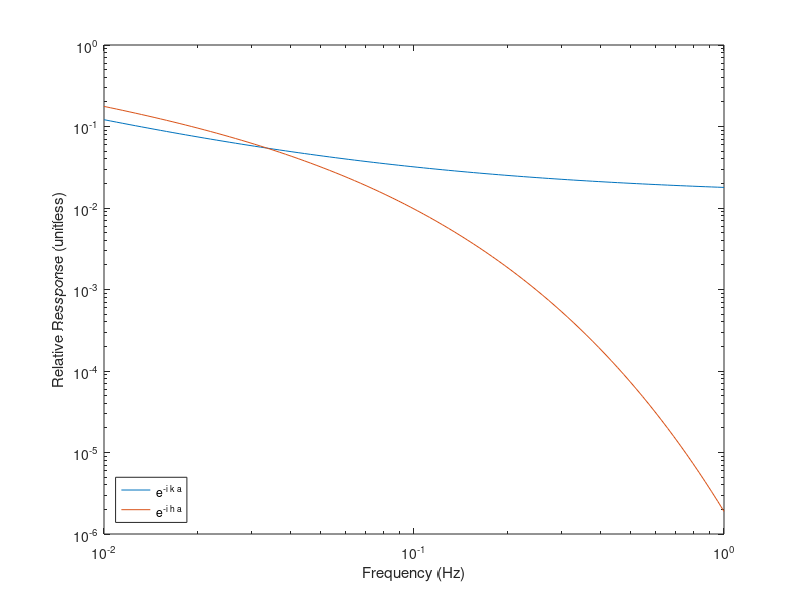
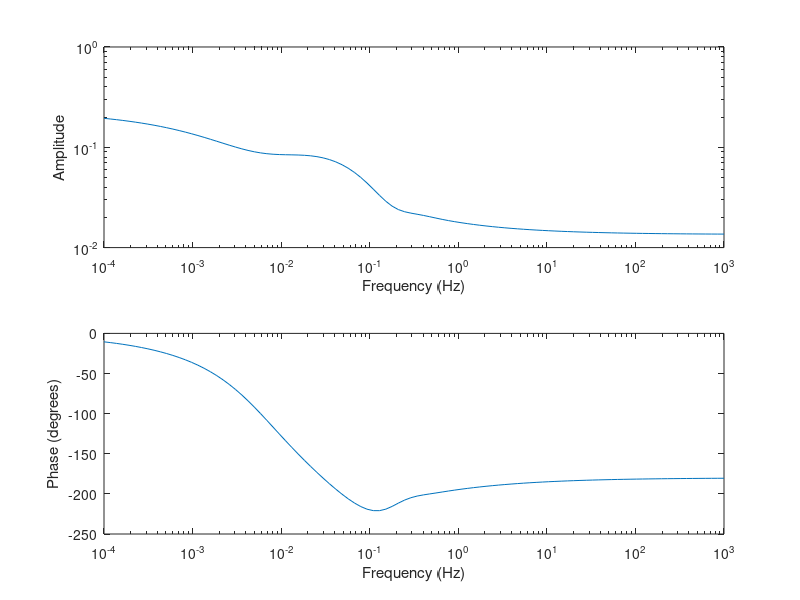

Recreate these plots in MATLAB, in order.
function generate_plots

%This was written by Jim

% Physical constants
%%%%%%%%%%%%%%%%%%%%%%%%%%%%%%%%%%%%%%%%%%%%%%%%%%%%%%%%%%%%%%
%c = 1450; % speed of sound in water (m/s)
c  = 1497; % speed of sound in water at 25C (m/s)
v = 1e-6; % kinematic viscosity of water (m^2/s)
a = 3e-3; % radius of the oscillating sphere (m)
r = 10e-3; % distance from sphere center (m)

% Construct plot showing relative contribution of each term
%%%%%%%%%%%%%%%%%%%%%%%%%%%%%%%%%%%%%%%%%%%%%%%%%%%%%%%%%%%%%%%%

f = logspace(-2, 0, 100); % frequencies (1/s)
%f       = [10.^linspace(-4,0,100)];
[u, ua, ub] = oscillating_sphere(c, v, 2*pi*f, a, r);

figure;
loglog(f, abs(ua), f, abs(ub));
legend('e^{-i k a}', 'e^{-i h a}', 'Location', 'SouthWest');
xlabel('Frequency (Hz)');
ylabel('Relative Ressponse (unitless)');


% Construct plot showing relative contribution of each term
%%%%%%%%%%%%%%%%%%%%%%%%%%%%%%%%%%%%%%%%%%%%%%%%%%%%%%%%%%%%%%%%

f = logspace(-4, 3, 100); % frequencies (1/s)
[u, ua, ub] = oscillating_sphere(c, v, 2*pi*f, a, r);

figure;
subplot(2,1,1);
loglog(f, abs(u));
xlabel('Frequency (Hz)');
ylabel('Amplitude');

subplot(2,1,2);
semilogx(f, 180*unwrap(angle(u))/pi);
xlabel('Frequency (Hz)');
ylabel('Phase (degrees)');


function [u, ua, ub] = oscillating_sphere(c, v, w, a, r)

   k = sqrt(w.^2 ./ (c.^2 + (4/3)*i*v.*w));
   h = (1-i) * sqrt(w ./ (2*v));

   A1 = - (3 + 3*i*h.*a - h.^2.*a.^2).*k.^3.*a.^3.*exp(i*k.*a) ./...
     (k.^2.*a.^2.*(1+i*h.*a) + (2+2*i*k.*a-k.^2.*a.^2).*h.^2.*a.^2);

   B1 = (1/3) * (3 + 3*i*k.*a - k.^2.*a.^2).*h.^3.*a.^3.*exp(i*h.*a) ./...
     (k.^2.*a.^2.*(1+i*h.*a) + (2+2*i*k.*a-k.^2.*a.^2).*h.^2.*a.^2);

   ua = - A1.*(i./(k.^2.*r.^2) + 1./(k.^3.*r.^3)).*exp(-i*k.*r);
   ub = B1.*(3./(h.*r) - 3*i./(h.^2.*r.^2) - 3./(h.^3.*r.^3)).*exp(-i*h.*r);

   u = ua + ub;
